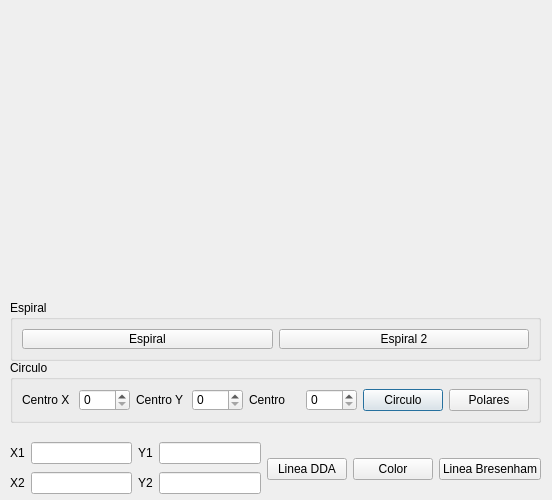
<?xml version="1.0" encoding="UTF-8"?>
<ui version="4.0">
 <class>Dialog</class>
 <widget class="QDialog" name="Dialog">
  <property name="geometry">
   <rect>
    <x>0</x>
    <y>0</y>
    <width>552</width>
    <height>500</height>
   </rect>
  </property>
  <property name="windowTitle">
   <string>Dialog</string>
  </property>
  <widget class="QGroupBox" name="groupBox">
   <property name="geometry">
    <rect>
     <x>10</x>
     <y>360</y>
     <width>531</width>
     <height>63</height>
    </rect>
   </property>
   <property name="title">
    <string>Circulo</string>
   </property>
   <layout class="QHBoxLayout" name="horizontalLayout_3">
    <item>
     <widget class="QLabel" name="label_5">
      <property name="text">
       <string>Centro X</string>
      </property>
     </widget>
    </item>
    <item>
     <widget class="QSpinBox" name="xc"/>
    </item>
    <item>
     <widget class="QLabel" name="label_6">
      <property name="text">
       <string>Centro Y</string>
      </property>
     </widget>
    </item>
    <item>
     <widget class="QSpinBox" name="xy"/>
    </item>
    <item>
     <widget class="QLabel" name="label_7">
      <property name="text">
       <string>Centro</string>
      </property>
     </widget>
    </item>
    <item>
     <widget class="QSpinBox" name="centro"/>
    </item>
    <item>
     <widget class="QPushButton" name="pushButton_5">
      <property name="text">
       <string>Circulo</string>
      </property>
     </widget>
    </item>
    <item>
     <widget class="QPushButton" name="pushButton_4">
      <property name="text">
       <string>Polares</string>
      </property>
     </widget>
    </item>
   </layout>
  </widget>
  <widget class="QWidget" name="layoutWidget">
   <property name="geometry">
    <rect>
     <x>10</x>
     <y>440</y>
     <width>531</width>
     <height>58</height>
    </rect>
   </property>
   <layout class="QHBoxLayout" name="horizontalLayout_4">
    <item>
     <layout class="QVBoxLayout" name="verticalLayout">
      <item>
       <layout class="QHBoxLayout" name="horizontalLayout">
        <item>
         <widget class="QLabel" name="label">
          <property name="text">
           <string>X1</string>
          </property>
         </widget>
        </item>
        <item>
         <widget class="QLineEdit" name="lineEdit"/>
        </item>
        <item>
         <widget class="QLabel" name="label_3">
          <property name="text">
           <string>Y1</string>
          </property>
         </widget>
        </item>
        <item>
         <widget class="QLineEdit" name="lineEdit_3"/>
        </item>
       </layout>
      </item>
      <item>
       <layout class="QHBoxLayout" name="horizontalLayout_2">
        <item>
         <widget class="QLabel" name="label_2">
          <property name="text">
           <string>X2</string>
          </property>
         </widget>
        </item>
        <item>
         <widget class="QLineEdit" name="lineEdit_2"/>
        </item>
        <item>
         <widget class="QLabel" name="label_4">
          <property name="text">
           <string>Y2</string>
          </property>
         </widget>
        </item>
        <item>
         <widget class="QLineEdit" name="lineEdit_4"/>
        </item>
       </layout>
      </item>
     </layout>
    </item>
    <item>
     <widget class="QPushButton" name="pushButton">
      <property name="text">
       <string>Linea DDA</string>
      </property>
     </widget>
    </item>
    <item>
     <widget class="QPushButton" name="pushButton_2">
      <property name="text">
       <string>Color</string>
      </property>
     </widget>
    </item>
    <item>
     <widget class="QPushButton" name="pushButton_3">
      <property name="text">
       <string>Linea Bresenham</string>
      </property>
     </widget>
    </item>
   </layout>
  </widget>
  <widget class="QGroupBox" name="groupBox_2">
   <property name="geometry">
    <rect>
     <x>10</x>
     <y>300</y>
     <width>531</width>
     <height>61</height>
    </rect>
   </property>
   <property name="title">
    <string>Espiral</string>
   </property>
   <layout class="QHBoxLayout" name="horizontalLayout_5">
    <item>
     <widget class="QPushButton" name="pushButton_6">
      <property name="text">
       <string>Espiral</string>
      </property>
     </widget>
    </item>
    <item>
     <widget class="QPushButton" name="pushButton_7">
      <property name="text">
       <string>Espiral 2</string>
      </property>
     </widget>
    </item>
   </layout>
  </widget>
 </widget>
 <resources/>
 <connections/>
</ui>
